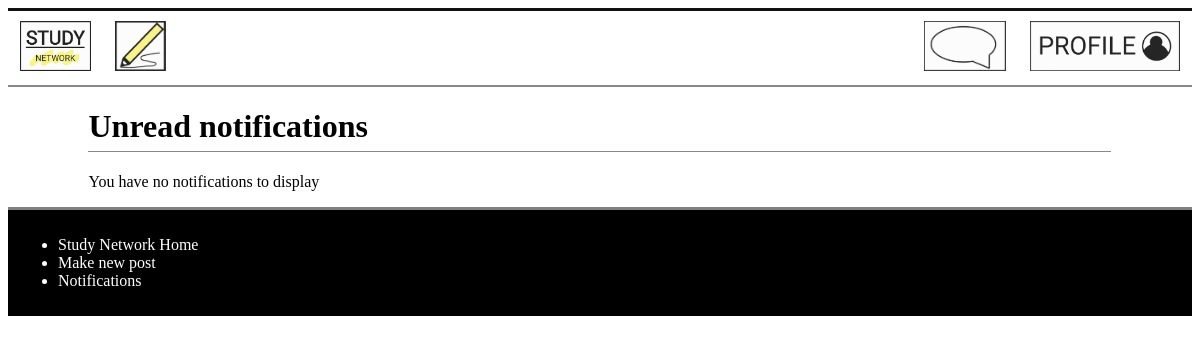
The app's page /notification (signed in), older data.
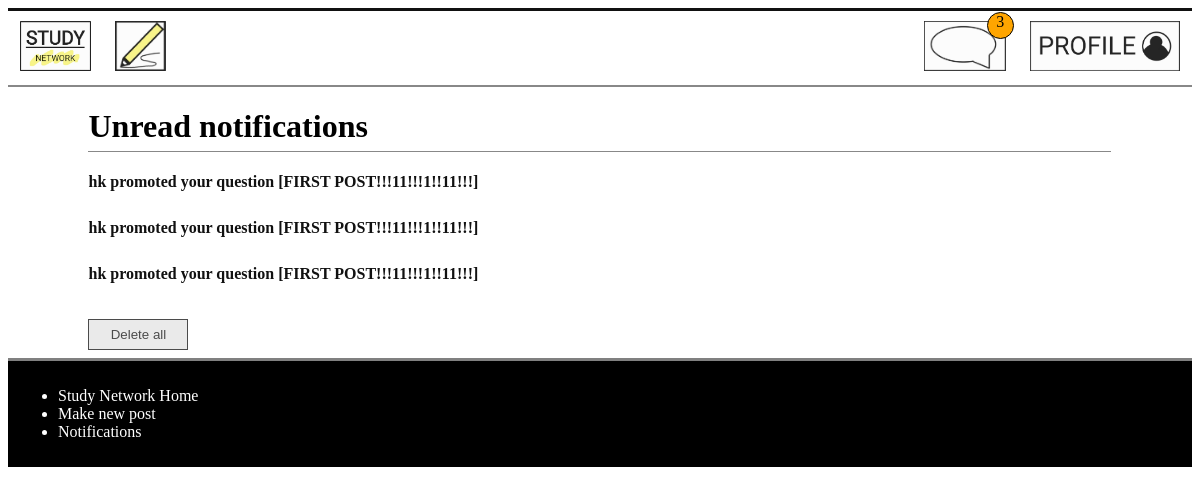
The same page, newer data.
### models.py (models this page shows)
class Notification(db.Model):
    __tablename__ = 'Notification'
    id = db.Column(db.Integer, primary_key=True)
    sender = db.Column(db.Text)
    content = db.Column(db.Text)
    user_id = db.Column(db.Integer, db.ForeignKey('User.id'), nullable = False)
    post_id = db.Column(db.Integer, db.ForeignKey('Post.id'), nullable = False)
    users_notification = db.relationship('User', back_populates='notifications_user')
    posts_notification = db.relationship('Post', back_populates='notifications_post')

### main.py (the view)
@app.route('/notification', methods=['GET', 'POST'])
def notification():
    if g.logged_in_user == None:
        return redirect(url_for('signin'))
    else:
        notifications = models.Notification.query.filter_by(user_id = session['logged_in_user']).order_by(desc(models.Notification.id)).all()
        return render_template('notification.html', notifications=notifications, title='notification')

### main.py (called while the page is built)
@app.context_processor
def notification_processor():
    if  g.logged_in_user:
        num_notification = models.Notification.query.filter_by(user_id = session['logged_in_user']).all()
        if len(num_notification) > 99:
            return dict(num_notification = '99..') #When the number of notification is too big, it just shows 99+.
        else:
            return dict(num_notification = len(num_notification))
    else:
        return dict(num_notification = 'No one is logged in')

@app.before_request
def before_request():
    g.logged_in_user = None
    if 'logged_in_user' in session:
        g.logged_in_user = session['logged_in_user']

### templates/notification.html
{% extends 'layout.html' %}
{% block content %}
<main>
<div class='notification'>
<h1>Unread notifications</h1>
{% if notifications %}
    {% for notification in notifications %}
        <ul>
            <li><strong><a href='/mark_read/{{notification.id}}/{{notification.posts_notification.id}}/1'>{{notification.content}}</a></strong></li>
        </ul>
    {% endfor %}
    <button onclick="window.location.href='/mark_read/0/0/0'">Delete all</button>
{% else %}
    <p>You have no notifications to display</p>
{% endif %}
</div>
</main>
{% endblock %}

Row changes from the older to the newer data that the page shows:
added Notification: content "hk promoted your question [FIRST POST!!!11!!!1!!11!!!]"
added Notification: content "hk promoted your question [FIRST POST!!!11!!!1!!11!!!]"
added Notification: content "hk promoted your question [FIRST POST!!!11!!!1!!11!!!]"
Text that changed along with them:
{{ num_notification }}: (not shown) → "3"
text no longer shown: "You have no notifications to display"
text now shown: "Delete all"
